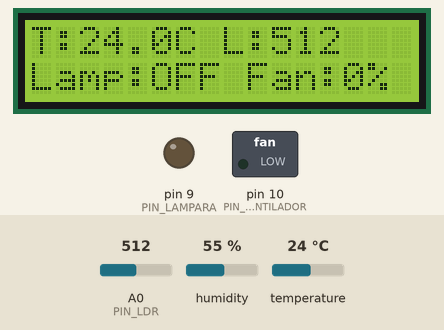
The sketch below on a simulated Arduino Uno, built with avr-gcc and run on an emulated ATmega328P. On the bench: 16×2 character LCD, switched loads named in the sketch (green lamp = pin HIGH), output pins drawn as LEDs (lit = HIGH). The test bench sets the inputs (shaded band); at power-on: A0 (PIN_LDR) = 512, temperature 24 °C, humidity 55 %.

Above: at 3.2 s.
3.3 s: A0 (PIN_LDR) set to 492
At 5.3 s:
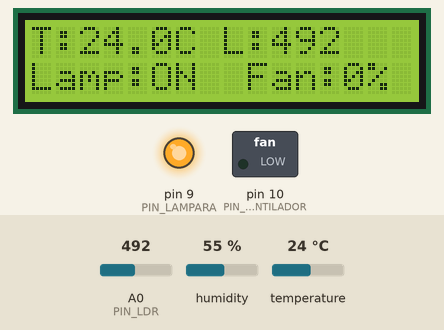
5.6 s: temperature set to 25.5 °C
At 7.3 s:
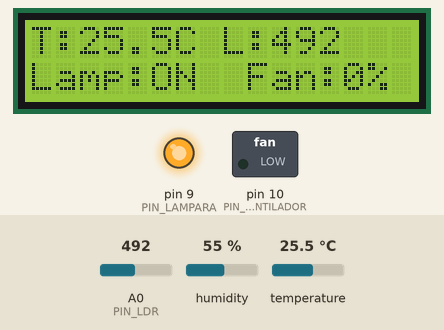
7.7 s: temperature set to 26.1 °C
At 9.0 s:
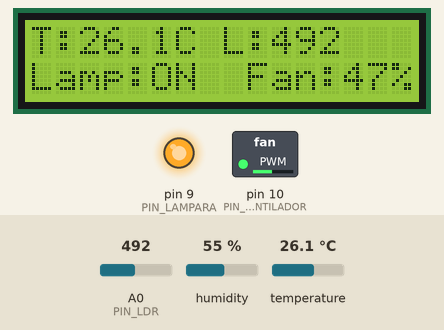
9.8 s: A0 (PIN_LDR) set to 510
At 10.8 s:
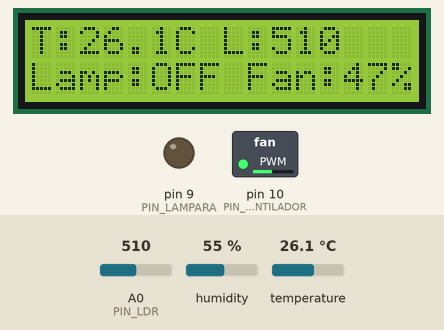
11.9 s: temperature set to 28 °C
At 13.6 s:
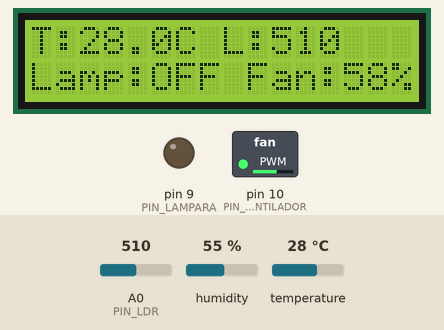
13.9 s: A0 (PIN_LDR) set to 490
At 15.6 s:
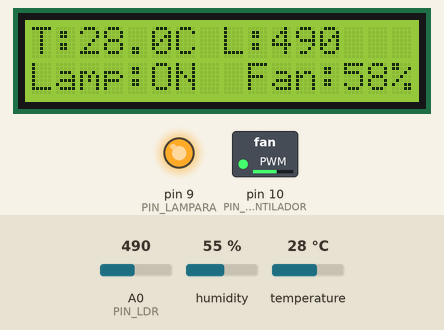
Timing chart, 0 to 17.0 s (numbered marks = the images above; inputs shaded):
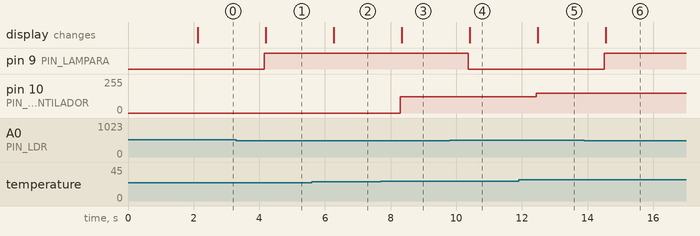

Measured:
- the behaviour switches between 500 and 499 on A0 (PIN_LDR) (found by bisection; images 0 and 1)
- the behaviour switches between 26 and 26.1 °C on temperature (found by bisection; images 2 and 3)
- after the input at 3.3 s, pin 9 (PIN_LAMPARA): LOW → HIGH after 0.86 s; the display: changes after 0.89 s (image 1)
- after the input at 5.6 s, the display: changes after 0.66 s (image 2)
- after the input at 7.7 s, pin 10 (PIN_VENTILADOR): 0/255 → 121/255 after 0.60 s; the display: changes after 0.63 s (image 3)
- after the input at 9.8 s, pin 9 (PIN_LAMPARA): HIGH → LOW after 0.57 s; the display: changes after 0.61 s (image 4)
- after the input at 11.9 s, pin 10 (PIN_VENTILADOR): 121/255 → 150/255 after 0.54 s; the display: changes after 0.58 s (image 5)
- after the input at 13.9 s, pin 9 (PIN_LAMPARA): LOW → HIGH after 0.62 s; the display: changes after 0.65 s (image 6)

The sketch:

sketch_sep12a_copy_20261007223128.ino
```cpp
#include <DHT.h>
#include <Wire.h>
#include <LiquidCrystal_I2C.h>

#define PIN_LDR A0
#define PIN_DHT 2
#define PIN_LAMPARA 9
#define PIN_VENTILADOR 10

#define TIPO_DHT DHT22

DHT dht(PIN_DHT, TIPO_DHT);
LiquidCrystal_I2C lcd(0x27, 16, 2);

int valorLDR = 0;
float temperatura = 0.0;
float humedad = 0.0;
bool estadoLampara = false;
int velocidadVentilador = 0;

const int UMBRAL_LUZ = 500;
const float UMBRAL_TEMP = 26.0;

void setup() {
  pinMode(PIN_LAMPARA, OUTPUT);
  pinMode(PIN_VENTILADOR, OUTPUT);
  pinMode(PIN_LDR, INPUT);

  dht.begin();
  lcd.init();
  lcd.backlight();

  lcd.setCursor(0, 0);
  lcd.print("Escritorio Smart");
  delay(2000);
  lcd.clear();
}

void loop() {
  leerSensores();
  tomarDecisiones();
  actuarCargas();
  mostrarPantalla();

  delay(1000);
}

// 1. LECTURA
void leerSensores() {
  valorLDR = analogRead(PIN_LDR);
  temperatura = dht.readTemperature();
  humedad = dht.readHumidity();

  if (isnan(temperatura)) {
    temperatura = 0.0;
  }
}

// 2. DECISIÓN
void tomarDecisiones() {
  // Lámpara encendida si la luz es menor al umbral
  if (valorLDR < UMBRAL_LUZ) {
    estadoLampara = true;
  } else {
    estadoLampara = false;
  }

  // Ventilador con umbral mínimo (120) para evitar zumbidos y zona ciega del motor
  if (temperatura > UMBRAL_TEMP) {
    int pwmCalculado = map(temperatura * 10, UMBRAL_TEMP * 10, 350, 120, 255);
    velocidadVentilador = constrain(pwmCalculado, 120, 255);
  } else {
    velocidadVentilador = 0;
  }
}

// 3. ACTUACIÓN
void actuarCargas() {
  digitalWrite(PIN_LAMPARA, estadoLampara ? HIGH : LOW);
  analogWrite(PIN_VENTILADOR, velocidadVentilador);
}

// 4. VISUALIZACIÓN
void mostrarPantalla() {
  lcd.setCursor(0, 0);
  lcd.print("T:");
  lcd.print(temperatura, 1);
  lcd.print("C L:");
  lcd.print(valorLDR);
  lcd.print("   ");

  lcd.setCursor(0, 1);
  lcd.print("Lamp:");
  lcd.print(estadoLampara ? "ON " : "OFF");
  lcd.print(" Fan:");
  int porcVentilador = map(velocidadVentilador, 0, 255, 0, 100);
  lcd.print(porcVentilador);
  lcd.print("%  ");
}
```
